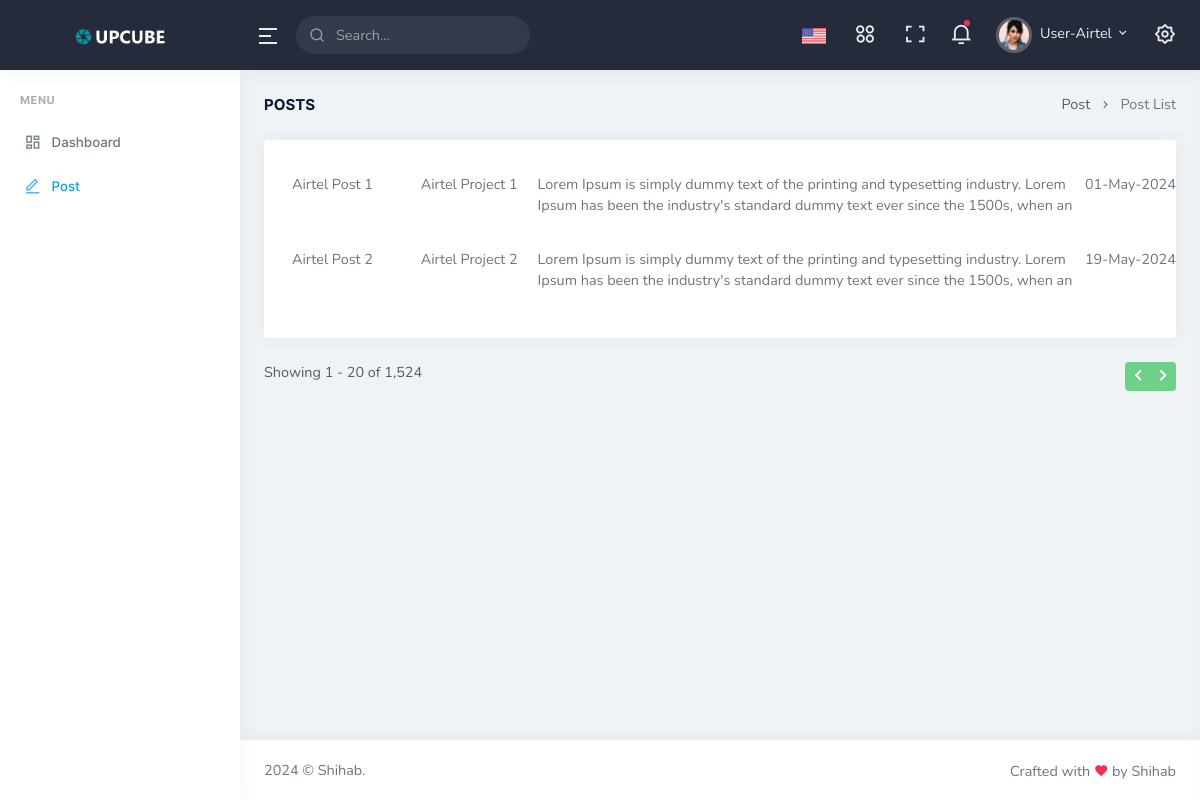
Before: /user-post.php (signed in) with the older database file.
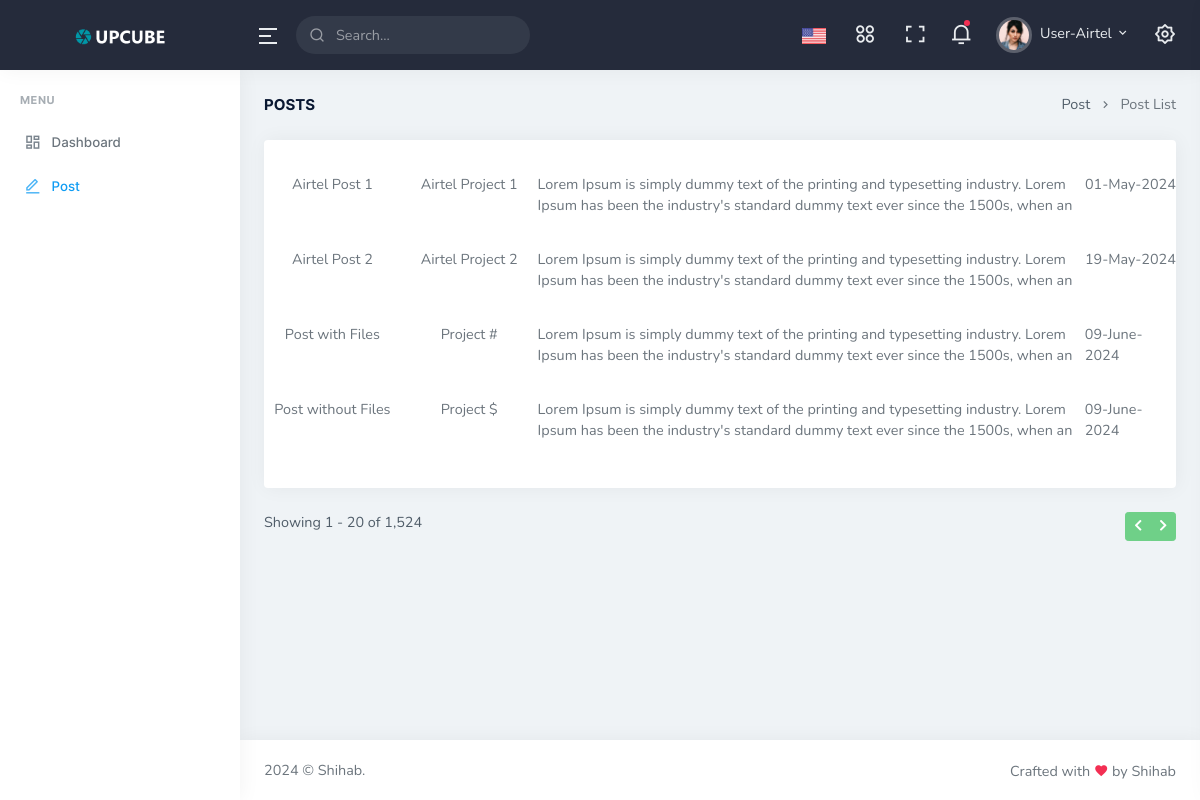
After: the same page with the newer database file.
### tables this page shows
CREATE TABLE `posts` (
  `post_id` int(6) NOT NULL,
  `post_title` varchar(50) NOT NULL,
  `project_name` varchar(100) NOT NULL,
  `post_details` varchar(255) NOT NULL,
  `post_by` int(5) NOT NULL,
  `created_at` datetime NOT NULL DEFAULT current_timestamp()
);

### includes/helper-func.php (called while the page is built, shortened)
<?php
function getPostList($orgId, $conn) {
    if ($orgId == null) {
        $sql = "SELECT * FROM posts";
        $result = mysqli_query($conn, $sql);
        return $result;
    }
    else {
        $sql = "SELECT *, DATE_FORMAT(created_at, '%d-%M-%Y') AS post_date FROM posts WHERE post_by = $orgId";
        $result = mysqli_query($conn, $sql);
        return $result;
    }
}

### user-post.php (the view)
<?php
include 'includes/header-user.php';
?>
<div class="container-fluid">
    <div class="row">
    <div class="col-12">
        <div class="page-title-box d-sm-flex align-items-center justify-content-between">
            <h4 class="mb-sm-0">Posts</h4>
            <div class="page-title-right">
                <ol class="breadcrumb m-0">
                    <li class="breadcrumb-item"><a href="javascript: void(0);">Post</a></li>
                    <li class="breadcrumb-item active">Post List</li>
                </ol>
            </div>
        </div>
    </div>
</div>
<div class="row">
    <div class="col-12">
        <div class="email-rightbar m-0 mb-3">
            <div class="card">
                <?php
                    $postList = getPostList($userInfo['user_org'],$conn);
                    if (mysqli_num_rows($postList) > 0) {
                        echo "<ul class='py-4 px-0 m-0'>";
                        while ($row = mysqli_fetch_assoc($postList)) {
                            echo "
                            <a class='text-secondary user-post-list' href='user-view-post.php?postId=".$row['post_id']."'>
                                <li class='post-list-grid'>
                                    <div class='word-wrap'>".$row['post_title']."</div>
                                    <div class='word-wrap'>".$row['project_name']."</div>
                                    <div class='word-wrap'>".$row['post_details']."</div>
                                    <div class='word-wrap'>".$row['post_date']."</div>
                                </li>
                            </a>
                            ";
                        }
                        echo "</ul>";
                    }
                    else
                        echo "<p class='text-center py-2 text-danger'>No Post Available</p>";
                ?>
            </div>
            <div class="row">
                <div class="col-7">
                    Showing 1 - 20 of 1,524
                </div>
                <div class="col-5">
                    <div class="btn-group float-end">
                        <button type="button" class="btn btn-sm btn-success waves-effect"><i class="fa fa-chevron-left"></i></button>
                        <button type="button" class="btn btn-sm btn-success waves-effect"><i class="fa fa-chevron-right"></i></button>
                    </div>
                </div>
            </div>
        </div>
    </div>
</div>
</div>
<?php
include 'includes/footer-user.php';
?>

Changed rows visible on the page:
added posts: post_title "Post with Files", project_name "Project #", post_details "Lorem Ipsum is simply dummy text of the printing and typesetting industry. Lorem Ipsum has been the industry's standard dummy text ever since the 1500s, when an…", post_date "09-June-2024"
added posts: post_title "Post without Files", project_name "Project $", post_details "Lorem Ipsum is simply dummy text of the printing and typesetting industry. Lorem Ipsum has been the industry's standard dummy text ever since the 1500s, when an…", post_date "09-June-2024"
